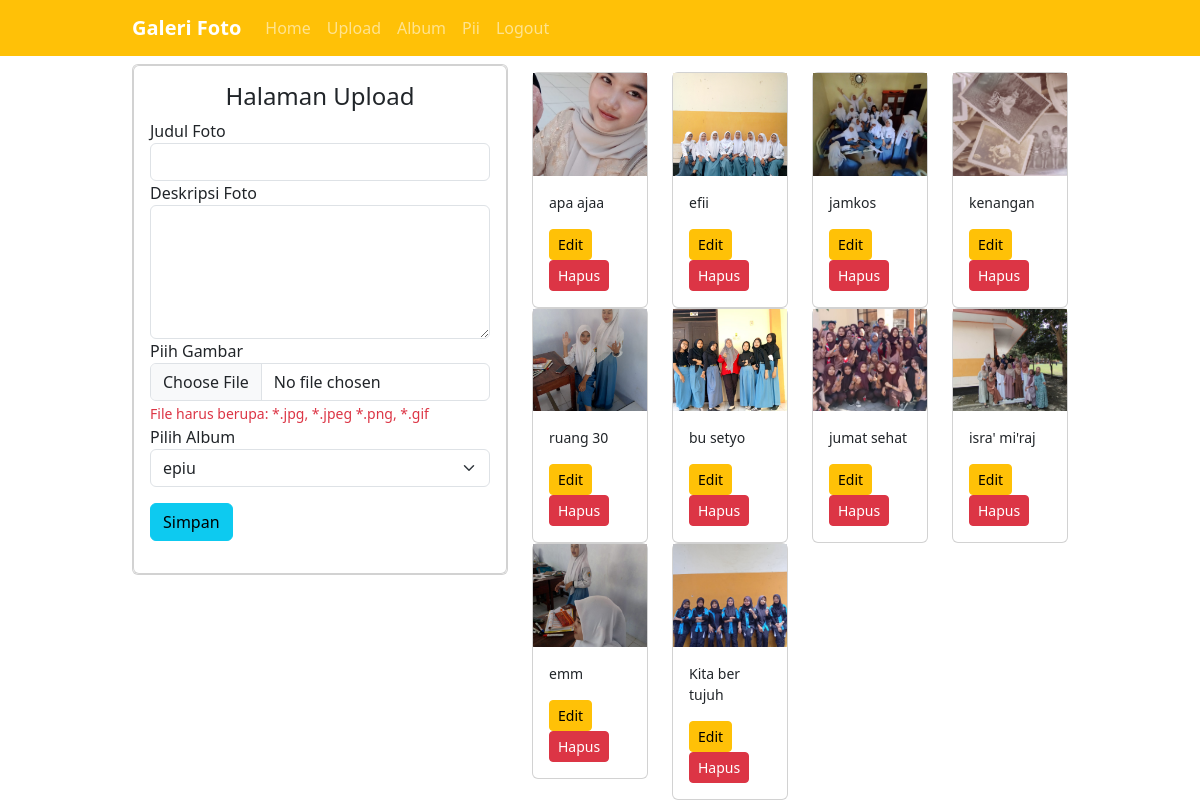
Screenshot of /?url=upload (signed in) with the database file from the repository.
### tables this page shows
CREATE TABLE `foto` (
  `fotoid` int(11) NOT NULL,
  `judulfoto` varchar(255) NOT NULL,
  `deskripsifoto` text NOT NULL,
  `tanggalunggah` date NOT NULL,
  `lokasifile` varchar(255) NOT NULL,
  `albumid` int(11) NOT NULL,
  `userid` int(11) NOT NULL
);

### page/upload.php (the view, shortened to what this page needs)
<div class="container">
    <div class="row">
        <div class="col-5">
            <div class="card mt-2">
            <div class="card">
                <div class="card-body">
                    <h4 class="row justify-content-center">Halaman Upload</h4>
                    <?php
                    $album = mysqli_query($conn, "SELECT * FROM album ");
                    ?>
                    <?php if(!isset($_GET['edit']))  : ?>
                    <form action="?url=upload" method="post" enctype="multipart/form-data">
                    <div class="form-group">
                        <label>Judul Foto</label>
                        <input type="text" class="form-control" required name="judulfoto">
                    </div>
                    <div class="form-group">
                        <label>Deskripsi Foto</label>
                        <textarea name="deskripsifoto" class="form-control" required cols="30" rows="5"></textarea>
                    </div>
                    <div class="form-group">
                        <label>Piih Gambar</label>
                        <input type="file" name="lokasifile" class="form-control" required>
                        <small class="text-danger">File harus berupa: *.jpg, *.jpeg *.png, *.gif</small>
                    </div>
                    <div class="form-group">
                        <label>Pilih Album</label>
                        <select name="albumid" class="form-select">
                            <?php foreach($album as $albums): ?>
                                <option value="<?= $albums['albumid'] ?>"><?= $albums['namaalbum'] ?></option>
                                <?php endforeach; ?>
                        </select>
                    </div>
                    <input type="submit" value="Simpan" name="submit" class="btn btn-info my-3">
                    </form>
                    <?php endif; ?>
                </div>
                </div>
            </div>
        </div>
        <div class="col-7 mt-3">
            <div class="row">
            <?php
                $fotos=mysqli_query($conn, "SELECT * FROM foto WHERE userid='".@$_SESSION['userid']."'");
                foreach($fotos as $foto):
            ?>
                <div class="col-6 col-md-4 col-lg-3">
                    <div class="card">
                        <img src="uploads/<?= $foto['lokasifile'] ?>" class="object-fit-cover" style="aspect-ratio: 10/9" >
                        <div class="card-body">
                            <p class="small"><?= $foto['judulfoto'] ?></p>
                    <a href="?url=upload&&edit&&fotoid=<?= $foto['fotoid'] ?>" class="btn btn-sm btn-warning">Edit</a>
                    <a href="?url=upload&&hapus&&fotoid=<?= $foto['fotoid'] ?>" class="btn btn-sm btn-danger">Hapus</a>
                </div>
                </div>
                    </div>
            <?php endforeach; ?>
        </div>
    </div>
</div>
</div>

### index.php (shortened to what this page needs)
<?php
include 'koneksi.php';
?>
<!DOCTYPE html>
<html lang="en">
<head>
    <link rel="stylesheet" href="assets/css/bootstrap.min.css">
    <link rel="stylesheet" href="assets/css/style.css">
    <link rel="stylesheet" href="https://cdnjs.cloudflare.com/ajax/libs/font-awesome/6.5.1/css/all.min.css"
 />
</head>
<body>
<nav class="navbar navbar-expand-lg navbar-dark bg-warning">
  <div class="container">
    <a class="navbar-brand" href="?url=home">Galeri Foto</a>
    <div class="collapse navbar-collapse" id="navbarNavAltMarkup">
      <div class="navbar-nav">
        <a class="nav-link" href="?url=home">Home</a>
        <?php if(isset($_SESSION['userid'])): ?>
        <a class="nav-link" href="?url=upload">Upload</a>
        <a class="nav-link" href="?url=album">Album</a>
        <a class="nav-link" href="?url=profile"><?= ucwords($_SESSION['username'])?></a>
        <a href="?url=logout" class="nav-link">Logout</a>
        <?php else: ?>
        <a class="nav-link" href="login.php">Login</a>
        <a class="nav-link" href="daftar.php">Daftar</a>
        <?php endif; ?>
    </div>
        </div>
            </div>
</nav>
<?php
    $url = @$_GET["url"];
    if($url=='home'){
        include 'page/home.php';
    }else if($url=='profile'){
        include 'page/profile.php';
    }else if($url=='upload'){
        include 'page/upload.php';
    }else if($url=='album'){
        include 'page/album.php';
    }else if($url=='like'){
        include 'page/like.php';
    }else if($url=='detail'){
        include 'page/detail.php';
    }else if ($url=='kategori'){
        include 'page/kategori.php';
    }else if($url=='logout'){
        session_destroy();
        header("Location: ?url=home");
    }else{
        include 'page/home.php';
    }
?>
</body>
</html>

### assets/css/style.css (style rules this page uses)
.nav-link { font-weight: 500; }
.navbar-brand { font-weight: bold; }
.container { width: 80%; margin: 0 auto; }
.container:after { content: ''; display: block; clear: both; }

### rows the page displays
foto: lokasifile (picture), judulfoto "apa ajaa"
foto: lokasifile (picture), judulfoto "efii"
foto: lokasifile (picture), judulfoto "jamkos"
foto: lokasifile (picture), judulfoto "kenangan"
foto: lokasifile (picture), judulfoto "ruang 30"
foto: lokasifile (picture), judulfoto "bu setyo"
foto: lokasifile (picture), judulfoto "jumat sehat"
foto: lokasifile (picture), judulfoto "isra' mi'raj"
foto: lokasifile (picture), judulfoto "emm"
foto: lokasifile (picture), judulfoto "Kita ber tujuh"

### other values shown
$_SESSION['username'] "Pii"
form field albumid "epiu"
